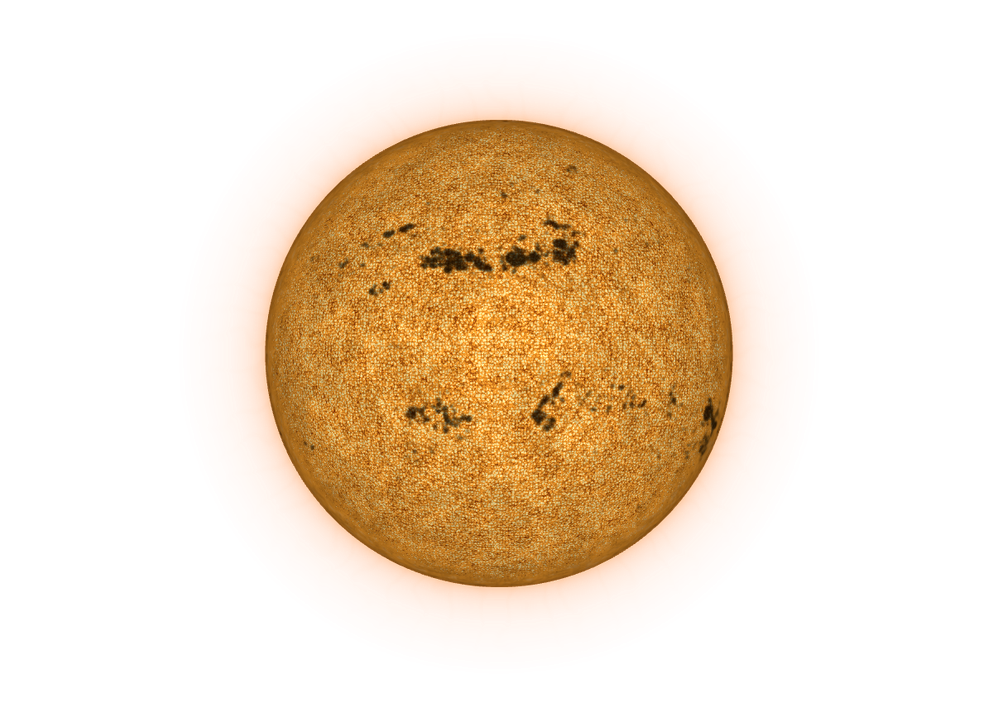
#> input picture prototypes/phase4-unity-needle/evidence/phase74/before-full.png, 998 x 707 px, shrunk from 1206 x 855 before the run
$ python make-comparison.py
#> lines starting #> are read from the running program, lines starting #| are printed output that depends on the picture
"""Compose native PNGs; identical framing, no sharpening or color grading."""
from pathlib import Path
from PIL import Image,ImageDraw,ImageFont
p=Path(__file__).resolve().parent
font='/System/Library/Fonts/Supplemental/Arial.ttf'
W,H=Image.open(p/'before-full.png').size
#> W = 998; H = 707
out=Image.new('RGB',(W*2,H*2+140),'#090b10');draw=ImageDraw.Draw(out)
#> after `out = Image.new('RGB', (W * 2, H * 2 + 140), '#090b10')`:
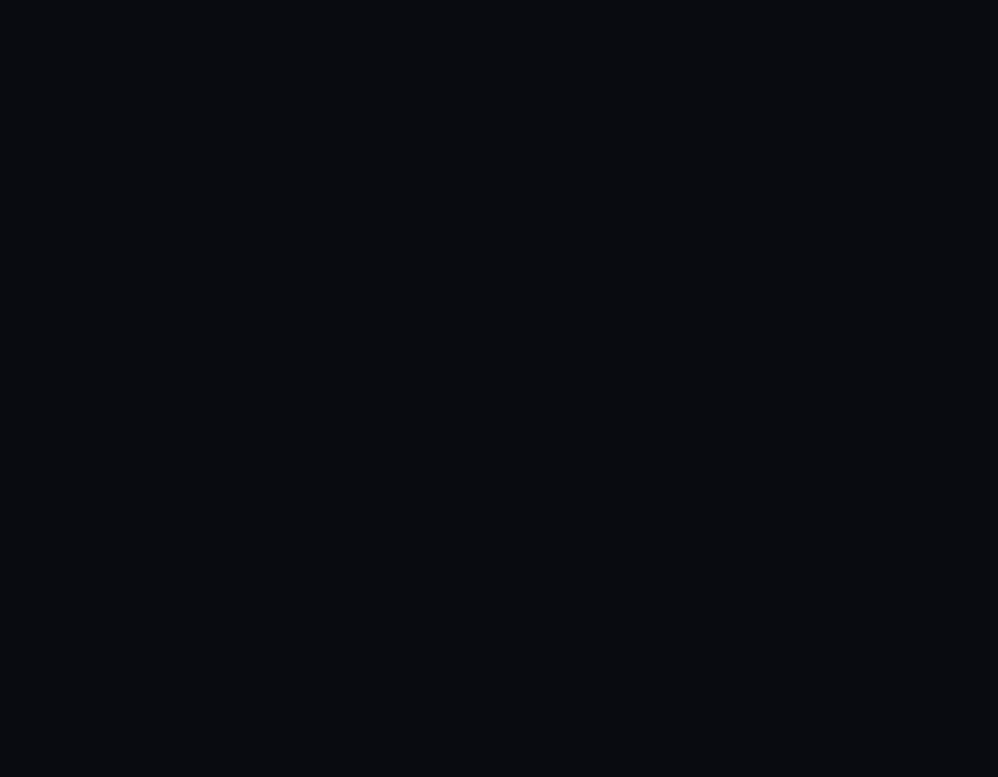
#> out: PIL image 1996x1554 RGB (shown at 1/2 size); mean R, G, B 9, 11, 16
for col,label in enumerate(['ANTES · FASE 7.3','DESPUÉS · FASE 7.4']):
 draw.text((col*W+24,18),label,font=ImageFont.truetype(font,27),fill='#eee6d9')
for row,view in enumerate(['full','close']):
 for col,side in enumerate(['before','after']):
  im=Image.open(p/f'{side}-{view}.png').convert('RGBA');assert im.size==(W,H)
#> further down, im is the input picture: PIL image 998x707 RGBA; mean R, G, B, A 101.2, 55.9, 16.5, 66.2
  bg=Image.new('RGBA',im.size,'#090b10');bg.alpha_composite(im)
#> after `bg = Image.new('RGBA', im.size, '#090b10')`:
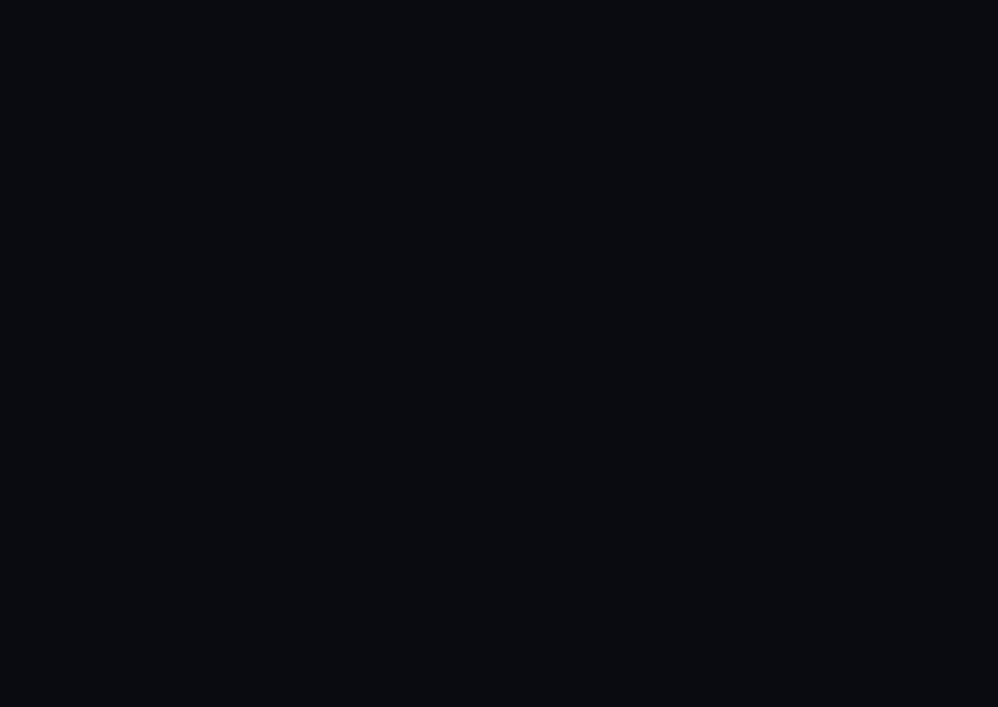
#> bg: PIL image 998x707 RGBA; mean R, G, B, A 9, 11, 16, 255
#> after `bg.alpha_composite(im)`:
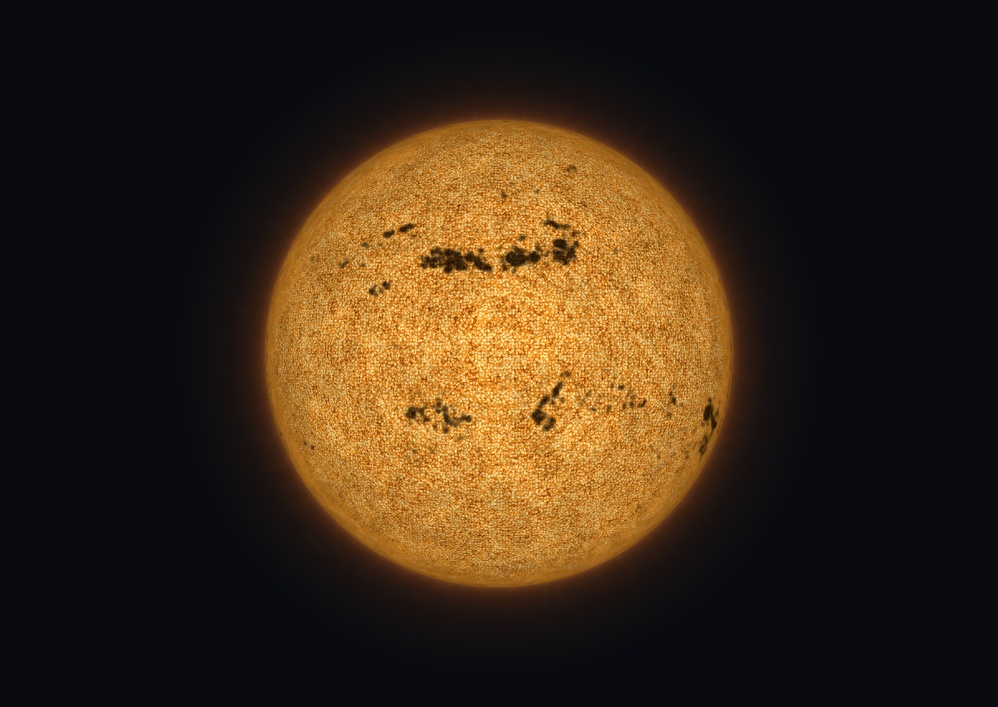
#> bg: PIL image 998x707 RGBA; mean R, G, B, A 57.6, 41.7, 24.5, 255
  out.paste(bg,(col*W,60+row*H))
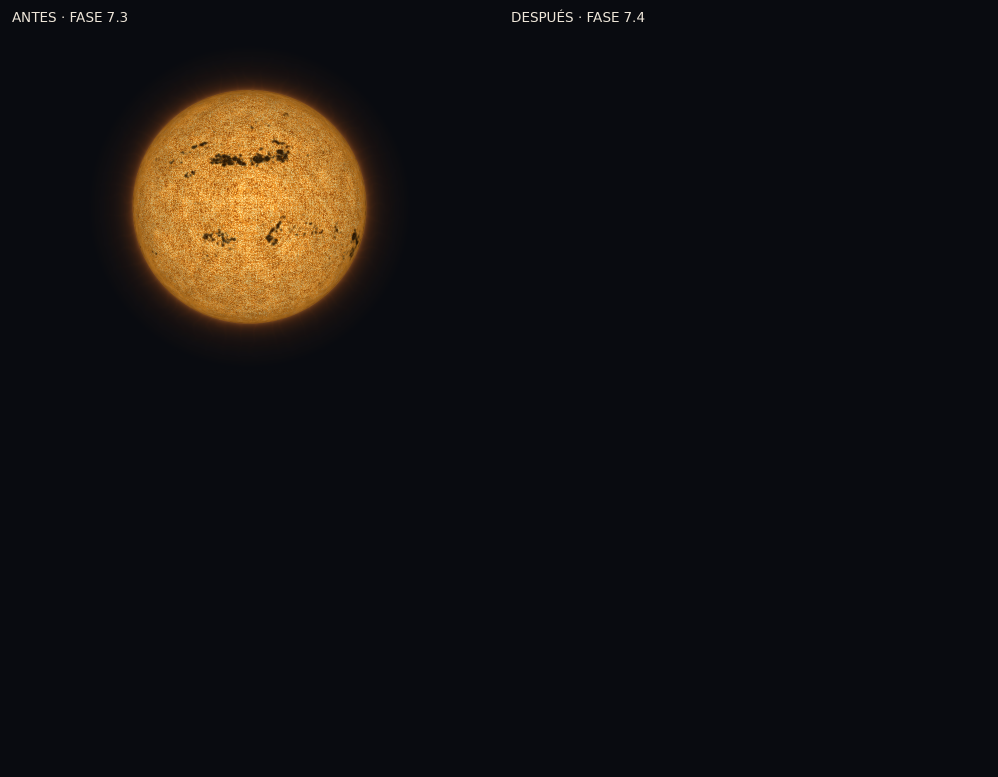
#> out: PIL image 1996x1554 RGB (shown at 1/2 size); mean R, G, B 20.3, 18.2, 18.1
#> (the run stopped early here; a loop or call above may not have finished)

$ run again, with prototypes/phase4-unity-needle/evidence/phase74/before-close.png copied over prototypes/phase4-unity-needle/evidence/phase74/before-full.png
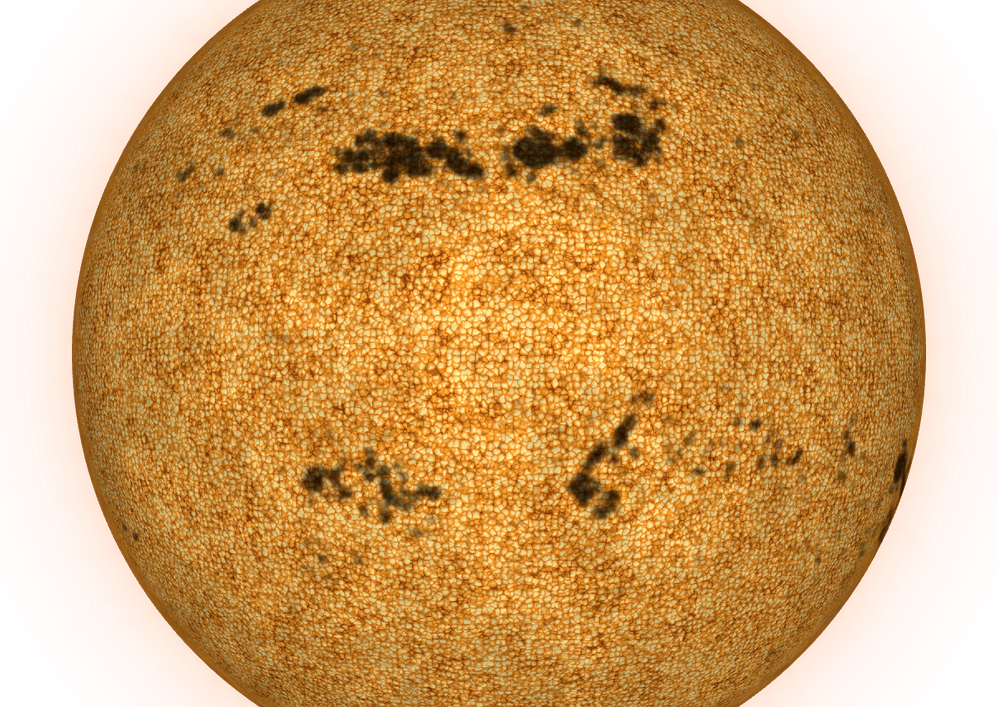
#> input picture prototypes/phase4-unity-needle/evidence/phase74/before-close.png, 998 x 707 px, shrunk from 1206 x 855 before the run
#> W = 998; H = 707
#> im is the input picture: PIL image 998x707 RGBA; mean R, G, B, A 202.8, 124.4, 44.4, 193.7
#> `bg.alpha_composite(im)`:
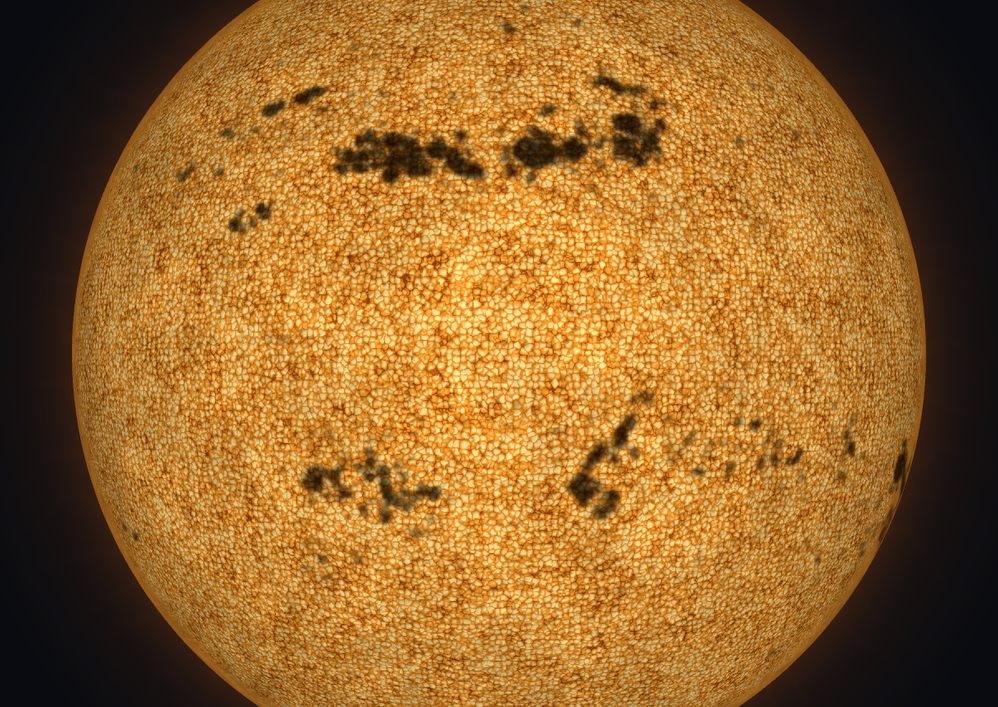
#> bg: PIL image 998x707 RGBA; mean R, G, B, A 148.5, 101.9, 43.4, 255
#> `out.paste(bg,(col*W,60+row*H))`:
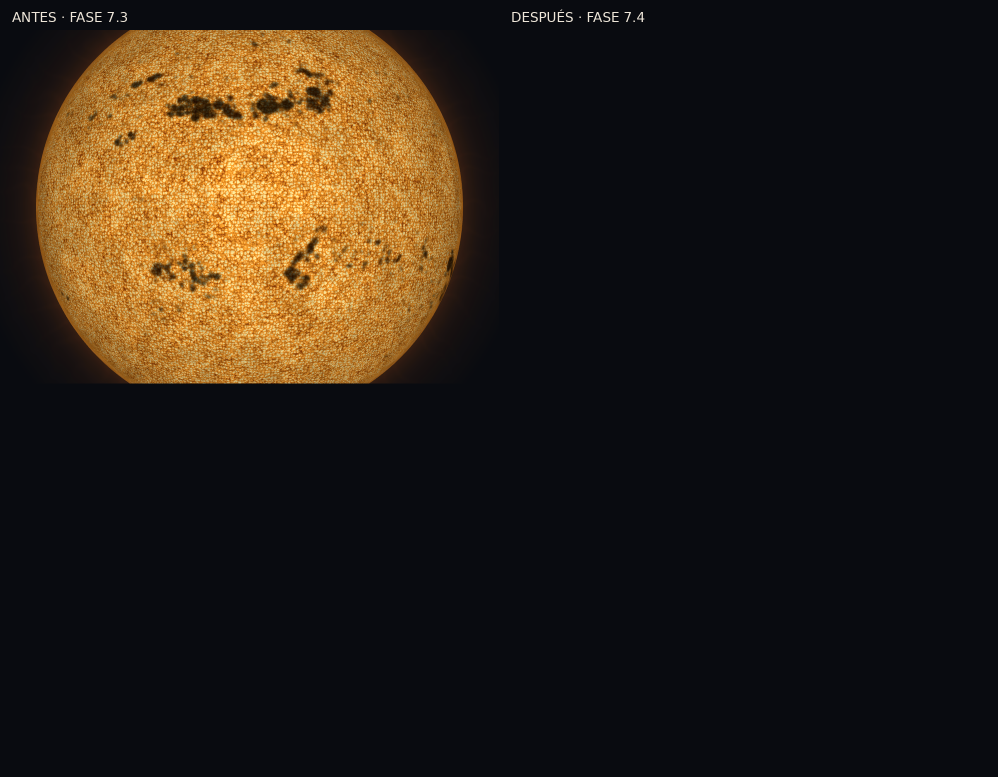
#> out: PIL image 1996x1554 RGB (shown at 1/2 size); mean R, G, B 40.9, 31.9, 22.4

$ run again, with prototypes/phase4-unity-needle/evidence/phase74/before-magnetogram.png copied over prototypes/phase4-unity-needle/evidence/phase74/before-full.png
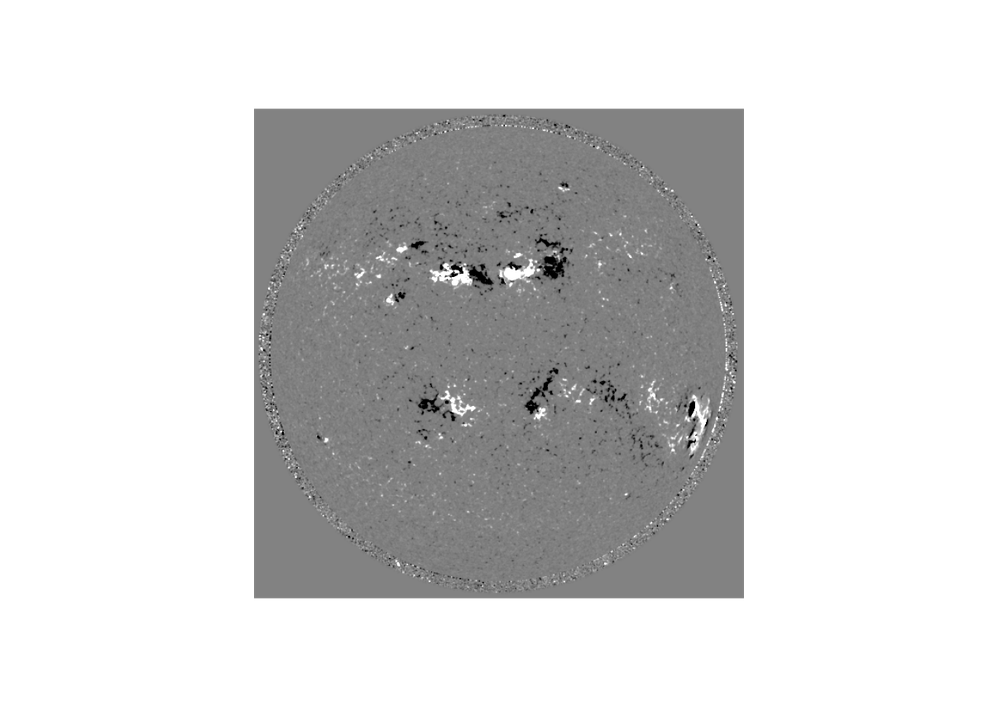
#> input picture prototypes/phase4-unity-needle/evidence/phase74/before-magnetogram.png, 998 x 707 px, shrunk from 1206 x 855 before the run
#> W = 998; H = 707
#> im is the input picture: PIL image 998x707 RGBA; mean R, G, B, A 43.9, 43.9, 43.9, 86.7
#> `bg.alpha_composite(im)`:
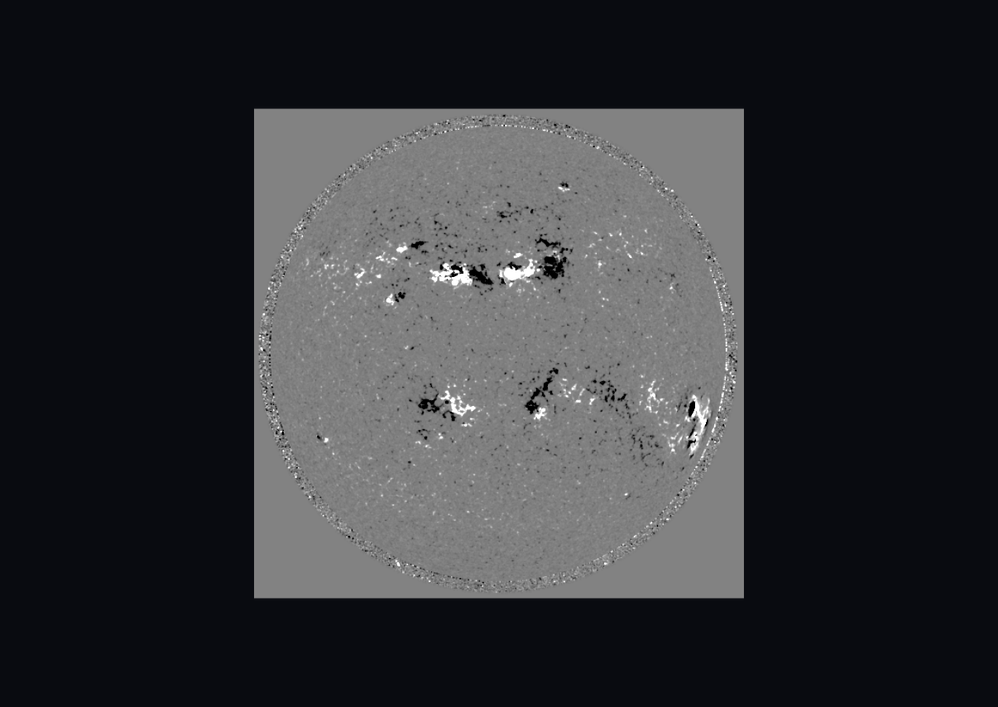
#> bg: PIL image 998x707 RGBA; mean R, G, B, A 49.5, 50.8, 54.1, 255
#> `out.paste(bg,(col*W,60+row*H))`:
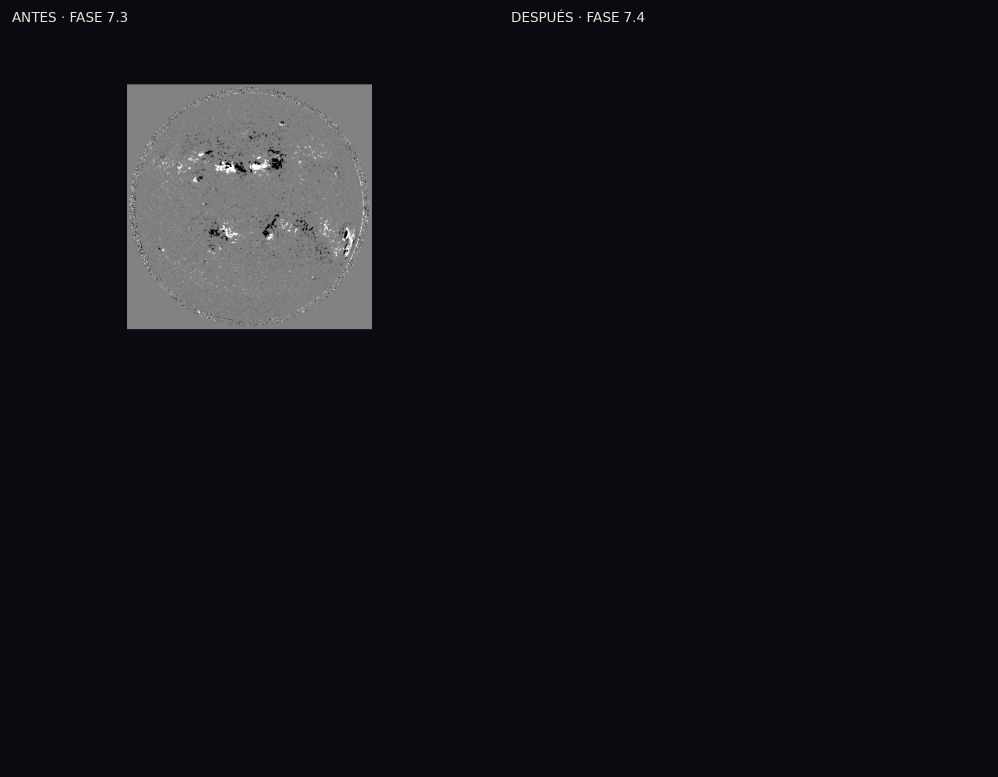
#> out: PIL image 1996x1554 RGB (shown at 1/2 size); mean R, G, B 18.4, 20.2, 24.8
